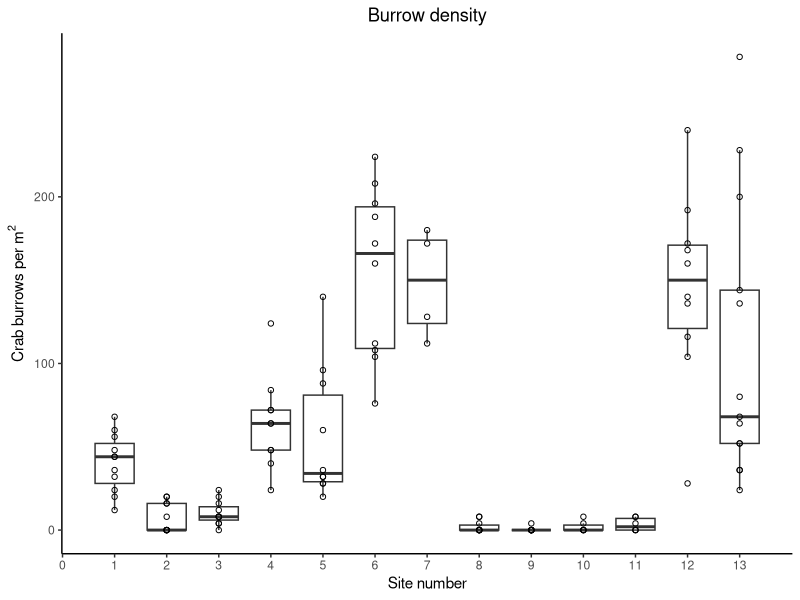
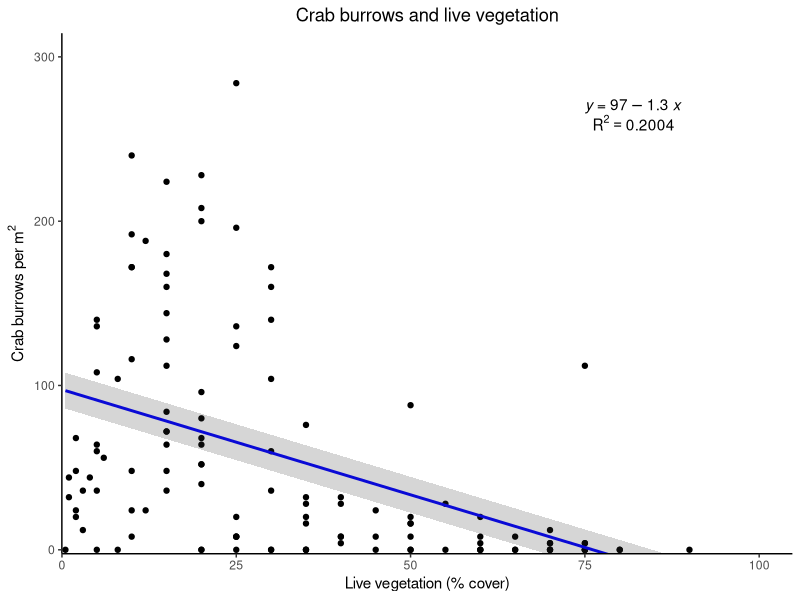

Write R code to recreate these figures, in order. (Note: this script raises an error after producing the figures.)
#Figures for Burrowing Crab Paper

library(dplyr)
library(ggplot2)
library(tidyverse)
library(ggpubr)

#Figure 2
fig2data <- read.csv("fig2data.csv")
colnames(fig2data)[1] <- "area"
fig2data <- mutate(fig2data, burrowcount_perm2 = (burrowcount_perquarterm2*4))
  
figure2 <-
fig2data %>%
  ggplot(aes(x=area, y=burrowcount_perm2, group=area)) +
  geom_boxplot(outlier.shape = NA) +
  geom_point(color = "black", size = 1.5, shape = 21, fill = NA) +
  xlab("Site number") +
  scale_x_continuous(breaks=seq(0,13,1)) +
  ylab(bquote("Crab burrows per m"^2)) +
  ggtitle("Burrow density") +
  theme_bw() +
  theme(legend.position="none",
        plot.title = element_text(hjust = 0.5),
        axis.line = element_line(colour = "black"),
        panel.grid.minor = element_blank(),
        panel.grid.major = element_blank(),
        panel.background = element_blank(), 
        panel.border = element_blank(),
        text=element_text(family="sans"))

figure2
  

#Figure 3
fig3data <- read.csv("fig3data.csv")
colnames(fig3data)[1] <- "burrowcount_perm2"

lbl1<- paste("R ^ 2 == 0.2004")

figure3 <- 
  fig3data %>%
  ggplot(aes(x = liveveg_percentcover, y= burrowcount_perm2)) +
  geom_point(color = "black", size = 1.5) +
  geom_smooth(method = "lm", se = FALSE, color="blue") +
  xlab("Live vegetation (% cover)") +
  ylab(bquote("Crab burrows per m"^2)) +
  coord_cartesian(ylim= c(12, 300), xlim= c(4.75, 100)) +
  ggtitle("Crab burrows and live vegetation") +
  theme_bw() +
  theme(legend.position="none",
        plot.title = element_text(hjust = 0.5),
        axis.line = element_line(colour = "black"),
        panel.grid.minor = element_blank(),
        panel.grid.major = element_blank(),
        panel.background = element_blank(), 
        panel.border = element_blank(),
        text=element_text(family="sans")) +
  stat_regline_equation(label.x = 75, label.y = 270, aes(x=liveveg_percentcover, y=yline,
                                                         label = after_stat(eq.label))) +
  annotate("text", x=82, y=260, label = lbl1, parse = TRUE) +
  geom_ribbon(aes(ymin=lowerCI, ymax=upperCI), linetype = 2, alpha=0.2)

figure3
  

#Figure 4
fig4data <- read.csv("fig4data.csv")
colnames(fig4data)[1] <- "date"

figure4 <- 
fig4data %>%
  gather(key = "exclosure", value = "crabs", 
         exclosure12.2, 
         exclosure12.4, 
         exclosure12.6, 
         exclosure13.2,
         exclosure13.4,
         exclosure13.6) %>%
  ggplot(aes(x=date, y=crabs, color = exclosure, group = exclosure)) +
  geom_line(linewidth=1) +
  xlab("Date") +
  ylab(bquote("Number of crabs removed per 9 m"^2)) +
  scale_color_manual(name = "Exclosure", 
                      values = c("exclosure12.2" = "red", 
                                 "exclosure12.4" = "orange", 
                                 "exclosure12.6" = "green", 
                                 "exclosure13.2" = "lightblue", 
                                 "exclosure13.4" = "blue", 
                                 "exclosure13.6" = "purple")) +
  ggtitle("Crab removal through time") +
  scale_y_continuous(expand = c(0,0), limits = c(0, 150)) +
  theme_bw() +
  theme(plot.title = element_text(hjust = 0.5),
        axis.line = element_line(colour = "black"),
        panel.grid.minor = element_blank(),
        panel.grid.major = element_blank(),
        panel.background = element_blank(), 
        panel.border = element_blank(),
        axis.text.x = element_text(angle = 90, vjust = 0.5, hjust=1),
        text=element_text(family="sans"))
figure4

#Figure 5
fig5data <- read.csv("fig5data.csv")
colnames(fig5data)[1] <- "burrows"

figure5 <- 
  fig5data %>%
  gather(key = "plant", value = "pccover", 
         salicornia_spp, 
         other_forbs) %>%
  ggplot(aes(x=burrows, y=pccover, color = plant, group = plant)) +
  geom_point(size = 2) +
    geom_smooth(method="lm", se=FALSE, linetype = "dashed") +
    labs(color = "") + 
    xlab("Average # burrows") +
    ylab("Vegetation % cover") +
    scale_color_manual(labels = c("Other forbs", "Salicornia species"),
                       values = c("blue", "darkorange1")) +
    ggtitle("Salicornia spp. and Other Forbs by Average Burrow Count") +
    scale_y_continuous(expand = c(0,0), limits = c(-1, 12)) +
    theme_bw() +
    theme(plot.title = element_text(hjust = 0.5),
          axis.line = element_line(colour = "black"),
          panel.grid.minor = element_blank(),
          panel.grid.major = element_blank(),
          panel.background = element_blank(), 
          panel.border = element_blank(),
          text=element_text(family="sans")) +
    stat_cor(label.x = 18) +
    stat_regline_equation()
  
figure5
  
#Figure 6
fig6data <- read.csv("fig6data.csv")
colnames(fig6data)[1] <- "burrows"

figure6 <- 
  fig6data %>%
  gather(key = "gcov", value = "pccover", 
         wrack, 
         bare) %>%
  ggplot(aes(x=burrows, y=pccover, color = gcov, group = gcov)) +
  geom_point(size = 2) +
  geom_smooth(method="lm", se=FALSE, linetype = "dashed") +
  labs(color = "") + 
  xlab("Average # burrows") +
  ylab("Cover category %") +
  scale_color_manual(labels = c("Bare", "Wrack"),
                     values = c("darkorange1", "blue")) +
  ggtitle("Wrack and Bare Ground by Average Burrow Count") +
  scale_y_continuous(expand = c(0,0), limits = c(0, 45)) +
  theme_bw() +
  theme(plot.title = element_text(hjust = 0.5),
        axis.line = element_line(colour = "black"),
        panel.grid.minor = element_blank(),
        panel.grid.major = element_blank(),
        panel.background = element_blank(), 
        panel.border = element_blank(),
        text=element_text(family="sans")) +
  stat_cor(label.x = 18) +
  stat_regline_equation()

figure6

#Figure 7
fig7data <- read.csv("fig7data.csv")
colnames(fig7data)[1] <- "treatment"

fig7summary <-
  fig7data %>%
  group_by(treatment) %>%
  summarize(mean = mean(vegspeciescount), se = sd(vegspeciescount)/
                                                  (sqrt(length(vegspeciescount))))
  

figure7 <-
  fig7summary %>%
  ggplot(aes(x=treatment, y=mean, fill = treatment)) +
  geom_bar(stat = "identity", width=.5, alpha=0.7) +
  geom_errorbar(aes(ymin=mean-se, ymax=mean+se), width = 0.2) +
  xlab("Treatment") +
  ylab("Species richness") +
  scale_fill_manual(values = c("blue", "darkorange1")) +
  ggtitle("Species Richness by Treatment") +
  scale_y_continuous(expand = c(0,0), limits = c(0, 9)) +
  theme_bw() +
  theme(legend.position="none",
        plot.title = element_text(hjust = 0.5), 
        axis.line = element_line(colour = "black"),
        panel.grid.minor = element_blank(),
        panel.grid.major = element_blank(),
        panel.background = element_blank(), 
        panel.border = element_blank(),
        text=element_text(family="sans"))

figure7


#Figure 8
fig8data <- read.csv("fig8data.csv")
colnames(fig8data)[1] <- "site"

fig8summary <-
  fig8data %>%
  pivot_longer(cols = c(-site, -plot, -subplot, -treatment),
               names_to = "species",
               values_to = "c_pccover") %>%
  group_by(treatment, species) %>%
  summarize(mean = mean(c_pccover),
            se = sd(c_pccover)/
                     (sqrt(length(c_pccover)))) %>%
  filter(species %in% c("spal", "suaeda", "salicornia", "disp", "iva", "sppa", "forbs", "bare", "dead", "wrack")) %>%
  mutate(significant = (ifelse(species %in% c("spal", 
                                           "suaeda",
                                           "iva", 
                                           "bare"), 
                              TRUE,
                              FALSE)))
     

figure8 <-
  fig8summary %>%
  ggplot(aes(x=species, y=mean, fill = treatment)) +
  geom_bar(stat = "identity", width=.6, position = "dodge") +
  geom_errorbar(aes(ymin=mean-se, ymax=mean+se), width = 0.2, position = position_dodge(.6)) +
  geom_hline(yintercept = 0) +
  xlab("Species") +
  ylab("Change in Percent Cover ") +
  scale_fill_manual(name = "Treatment", 
    values = c("blue", "darkorange1")) +
  scale_x_discrete(limits = c("spal", "suaeda", "salicornia", "disp", "iva", "sppa", "forbs", "bare", "dead", "wrack"),
    labels = c("spal" = ~italic("Spartina alterniflora"),
                              "suaeda" = ~italic("Suaeda maritima"),
                              "salicornia" = ~italic("Salicornia sp."),
                              "disp" = ~italic("Distichlis spicata"),
                              "iva" = ~italic("Iva frutescens"),
                              "sppa" = ~italic("Spartina patens"),
                              "forbs" = "Other forbs",
                              "bare" = "Bare",
                              "dead" = "Dead",
                              "wrack" = "Wrack")) +
  ggtitle("Change in Vegetation Species Percent Cover After Crab Exclusion") +
  scale_y_continuous(expand = c(0,0), limits = c(-40, 30)) +
  theme_bw() +
  theme(plot.title = element_text(hjust = 0.5),
        axis.line = element_line(colour = "black"),
        panel.grid.minor = element_blank(),
        panel.grid.major = element_blank(),
        panel.border = element_blank(), 
        panel.background = element_blank(),
        axis.text.x = element_text(angle = 90, vjust = 0.5, hjust=1),
        text=element_text(family="sans"))

figure8
